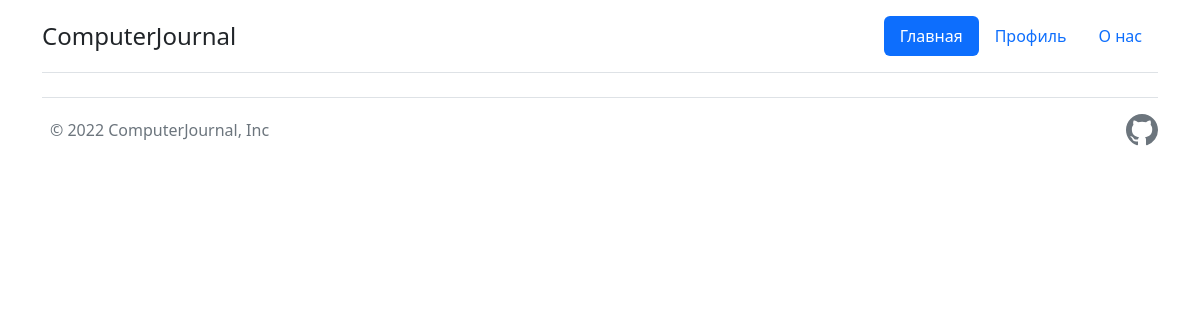
The app's page /, older data.
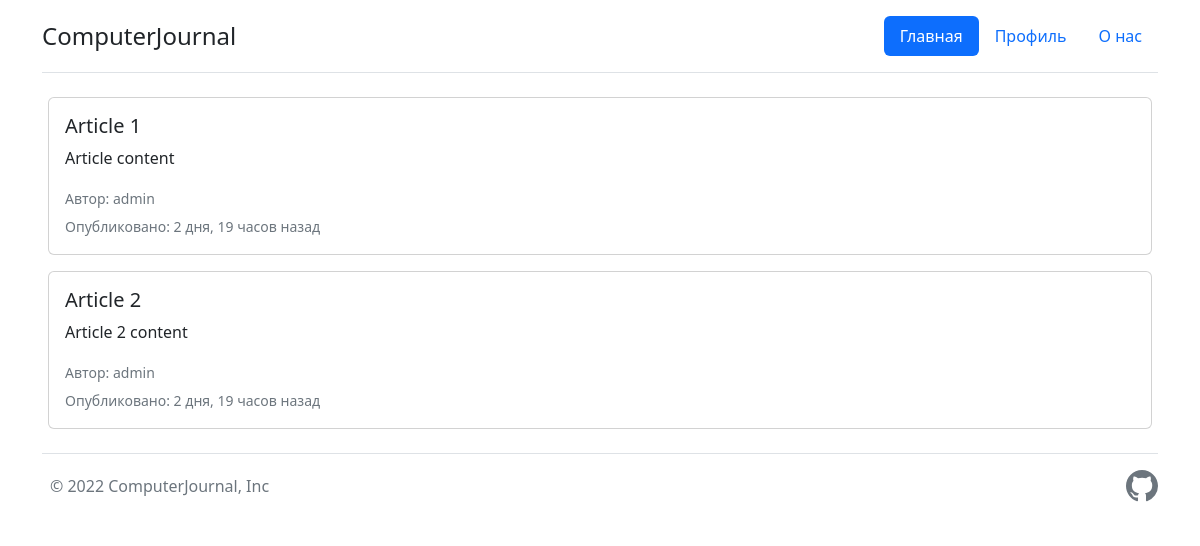
The same page, newer data.
### blog/models.py (models this page shows, shortened)
class Articles(models.Model):
    title = models.CharField(max_length=200, default="Enter the name please", verbose_name="Заголовок")
    owner = models.CharField(max_length=200, default="Enter the owner of this article", verbose_name="Владелец")
    article_text = models.TextField(blank=True, verbose_name="Текст статьи")
    date_of_publishing = models.DateTimeField(auto_now_add=True, verbose_name="Дата публикации")
    photo_preview = models.ImageField(upload_to='photos_article/%Y/%M/%D', blank=True)
    slug_name = models.SlugField(unique=True, max_length=200, default=0)
    is_published = models.BooleanField(default=True, verbose_name="Опубликовано?")
    genre = models.ManyToManyField(Tag, help_text="Выберете тематику статьи", verbose_name="Теги")
    class Meta:
        verbose_name = "Статья"
        verbose_name_plural = "Статьи"

### blog/views.py (the view)
# urls.py: path('', index, name=''),
def index(request):
    article_1 = Articles.objects.all()
    return render(request, 'blog/index.html', {'articles': article_1, 'title': "Главная"})

### blog/templates/blog/index.html (shortened to what this page needs)
{% extends "blog/base_generic.html" %}
{% block content %}
{% for item in articles %}
    <div class="card mb-3 mx-5">
        <div class="card-body">
            <h5 class="card-title">{{ item.title }}</h5>
            <p class="card-text">{{ item.article_text }}</p>
            <p class="card-text mb-1"><small class="text-muted">Автор: {{ item.owner }}</small></p>
            <p class="card-text mt-1"><small class="text-muted">Опубликовано: {{ item.date_of_publishing| timesince }} назад</small></p>
        </div>
    </div>
{% endfor %}
{% endblock %}

### blog/templates/blog/base_generic.html (shortened to what this page needs)
<!DOCTYPE html>
<html lang="ru">
<head>
    <link href="https://cdn.jsdelivr.net/npm/bootstrap@5.2.0-beta1/dist/css/bootstrap.min.css" rel="stylesheet">
</head>
<body>
<div class="container">
    <header class="d-flex flex-wrap justify-content-center py-3 mb-4 border-bottom">
        <a href="/" class="d-flex align-items-center mb-3 mb-md-0 me-md-auto text-dark text-decoration-none">
            <span class="fs-4">ComputerJournal</span>
        </a>
        <ul class="nav nav-pills">
            <li class="nav-item"><a href="{% url '' %}" class="nav-link active" aria-current="page">Главная</a></li>
            <li class="nav-item"><a href="{% url 'profile' %}" class="nav-link">Профиль</a></li>
            <li class="nav-item"><a href="{% url 'about' %}" class="nav-link">О нас</a></li>
        </ul>
    </header>
</div>
{% block content %}{% endblock %}
<div class="container">
  <footer class="d-flex flex-wrap justify-content-between align-items-center py-3 my-4 border-top">
    <div class="col-md-4 d-flex align-items-center">
      <span class="mb-3 mb-md-0 text-muted">&copy; 2022 ComputerJournal, Inc</span>
    </div>
    <ul class="nav col-md-4 justify-content-end list-unstyled d-flex">
        <li class="ms-3">
            <a class="text-muted" href="https://github.com/bogdanpashtet/blog_django">
            </a>
        </li>
    </ul>
  </footer>
</div>
</body>
</html>

Row changes from the older to the newer data that the page shows:
added Articles: title "Article 1", article_text "Article content", owner "admin", date_of_publishing "2 дня, 19 часов"
added Articles: title "Article 2", article_text "Article 2 content", owner "admin", date_of_publishing "2 дня, 19 часов"
